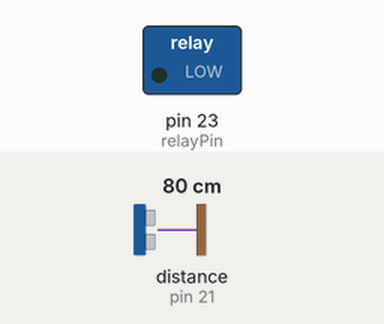
The sketch below on a simulated Arduino Mega 2560, built with avr-gcc and run on an emulated ATmega2560. Shown: switched loads named in the sketch (green lamp = pin HIGH). Wiring (inferred from the names in the program): ultrasonic range finder: trigger pin 22; echo pin 21. The test bench sets the inputs (shaded band); at power-on: distance to the obstacle (sensor on pin 21) 80 cm. The echo pulse lasts 58.3 µs per cm; pins used as bus, display or sensor lines are not drawn.

Above: at 1.8 s.
1.9 s: distance to the obstacle (sensor on pin 21) set to 87 cm
At 3.3 s:
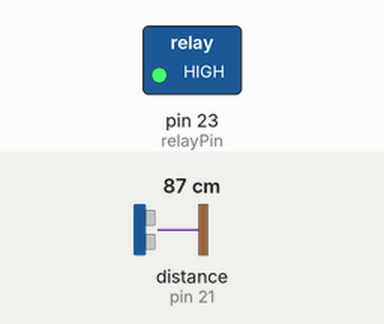
4.5 s: distance to the obstacle (sensor on pin 21) set to 10 cm
7.2 s: distance to the obstacle (sensor on pin 21) set to 7 cm
At 9.6 s:
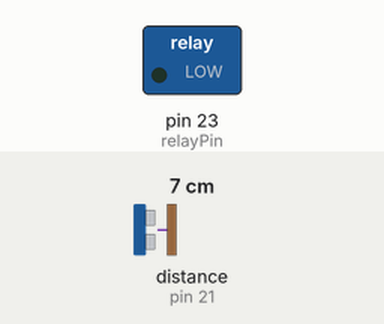
10.5 s: distance to the obstacle (sensor on pin 21) set to 120 cm
At 13.4 s:
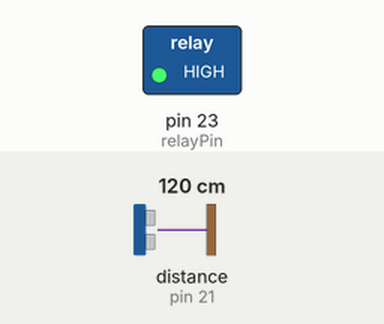
Timing chart, 0 to 14.5 s (numbered marks = the images above; inputs shaded):
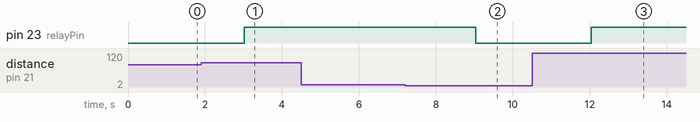

Measured:
- the behaviour switches between 83 and 84 cm on distance to the obstacle (sensor on pin 21) (found by bisection; images 0 and 1)
- the behaviour switches between 9 and 8 cm on distance to the obstacle (sensor on pin 21) (found by bisection; images 1 and 2)
- after the input at 1.9 s, pin 23 (relayPin): LOW → HIGH after 1.1 s
- after the input at 4.5 s, every drawn part: stays the same
- after the input at 7.2 s, pin 23 (relayPin): HIGH → LOW after 1.8 s
- after the input at 10.5 s, pin 23 (relayPin): LOW → HIGH after 1.5 s

The sketch:

Brunnenpumpe_V2.ino
```cpp
// 2020-03-02 Brunnenpumpe V2
// (c) Markus Pohle @Creative Commons BY-NC-SA
// https://en.wikipedia.org/wiki/File:Cc-by-nc-sa_icon.svg
//
// Brunnenpumpen Steuerung mittels Ultraschall-Sensor

const int relayPin = 23;
const int triggerPin = 22;
const int echoPin = 21;
const int barrelHeight = 98;
int pumpActive = 0;
float waterLevel = 0;


void setup() {
//  Serial.begin(115200);
  pinMode(relayPin, OUTPUT);

  // PIN-Modes
  pinMode(triggerPin, OUTPUT);
  pinMode(echoPin, INPUT);
  digitalWrite(triggerPin, HIGH);
}

float distance() {
  float d = 0;
  long t = 0;

  noInterrupts();
  digitalWrite(triggerPin, LOW);
  delayMicroseconds(3);
  digitalWrite(triggerPin, HIGH);
  delayMicroseconds(10);
  digitalWrite(triggerPin, LOW);
  t = pulseIn(echoPin, HIGH);
  d = (t/2) * 0.03435;
  interrupts();
  return(d);
}

void loop() {

  waterLevel = (1-(distance()/barrelHeight))*100;

  if (!pumpActive && (waterLevel <= 15) ) {
    pumpActive = 1;
  }

  if (pumpActive && (waterLevel >= 92) ) {
    pumpActive = 0;
  }


//  Serial.println(waterLevel);

  // vor der nächsten Messung warten wir eine Sekunde
  delay (1000);

  if (pumpActive) {
    digitalWrite(relayPin, HIGH);
  } else {
    digitalWrite(relayPin, LOW);
  }

}
```
